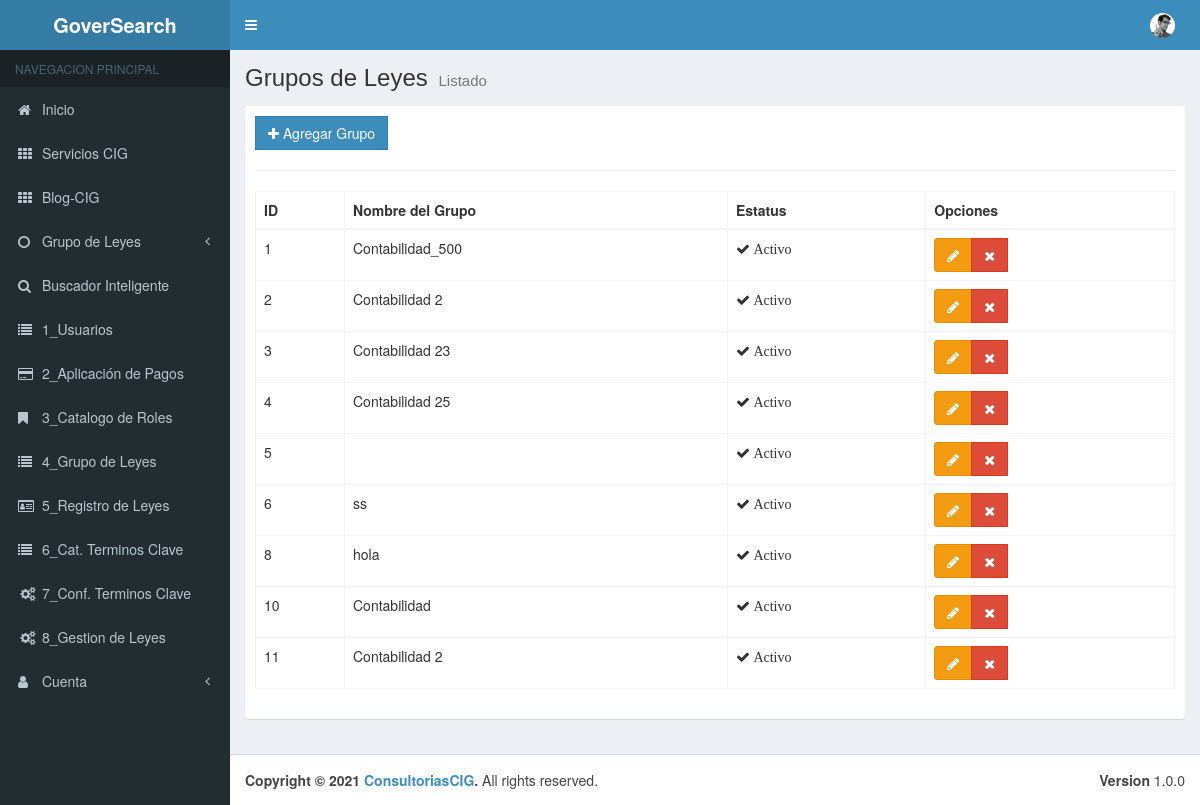
Page /Menu/cGrupo_Leyes on the earlier database version.
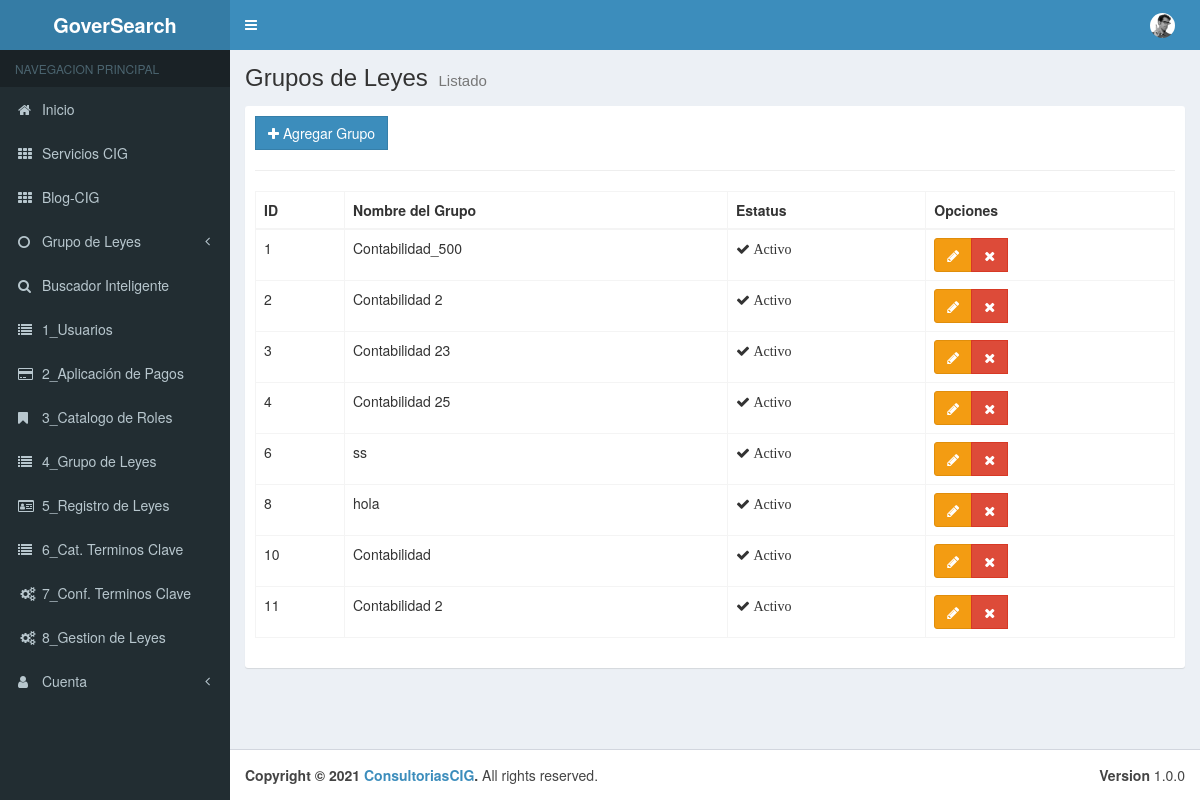
Same page on the later database version.
### tables this page shows
CREATE TABLE `tbl_gpo_leyes` (
  `pk_Gpo_Ley` int(11) NOT NULL,
  `Nombre_de_Grupo` varchar(50) NOT NULL,
  `Estado` bit(1) NOT NULL
);

### application/controllers/Menu/cGrupo_Leyes.php (called while the page is built, shortened)
<?php
class cGrupo_Leyes extends CI_Controller {
	public function __construct(){
		$this->load->model("Grupo_Leyes_Model");
		$this->load->model("Reg_Leyes_Model");
		$this->load->model("Gestion_Model");
	}
	public function index()
	{
		$aside = array(
			'cGrupos' => $this->Grupo_Leyes_Model->getGrupo_Model(),
		);
			$data = array(
			'gpleyes' =>$this->Grupo_Leyes_Model->getGrupo_Model(),
		);
		$this->load->view("layouts/header");
		$this->load->view("layouts/aside", $aside);
		$this->load->view("admin/Menu/vGrupo_Leyes/list", $data);
		$this->load->view("layouts/footer");
	}
}

### index.php (called while the page is built, shortened)
<?php
require_once BASEPATH.'core/CodeIgniter.php';

### application/models/Grupo_Leyes_Model.php (called while the page is built, shortened)
<?php
class Grupo_Leyes_Model extends CI_Model {
    public function getGrupo_Model(){
        $this->db->where("Estado","1");
        $resultados = $this->db->get("tbl_gpo_leyes");
        return $resultados->result();
    }
}

### application/views/admin/Menu/vGrupo_Leyes/list.php (the view, shortened to what this page needs)
<div class="content-wrapper">
    <section class="content-header">
        <h1>
        Grupos de Leyes
        <small>Listado</small>
        </h1>
    </section>
    <section class="content">
        <div class="box box-solid">
            <div class="box-body">
                <div class="row">
                    <div class="col-md-12">
                        <a href="<?php echo base_url();?>Menu/cGrupo_Leyes/add" class="btn btn-primary btn-flat"><span class="fa fa-plus"></span> Agregar Grupo</a>
                    </div>
                </div>
                <hr>
                <div class="row">
                    <div class="col-md-12">
                        <table id="example1" class="table table-bordered table-hover">
                            <thead>
                            <tr>
                                <th>ID</th>
                                <th>Nombre del Grupo</th>
                                <th>Estatus</th>
                                <th>Opciones</th>
                                </tr>
                            </thead>
                            <tbody>
                                <?php if(!empty($gpleyes)):?>
                                    <?php foreach($gpleyes as $gpley):?>
                                        <tr>
                                            <td><?php echo $gpley->pk_Gpo_Ley;?></td>
                                            <td><?php echo $gpley->Nombre_de_Grupo;?></td>
                                            <td>
                                                <?php if($gpley->Estado == 0): ?>
                                                    <span class="fa fa-times"> Inactivo</span>
                                                <?php else:?>
                                                    <span class="fa fa-check"> Activo</span>
                                                <?php endif;?>
                                            </td>
                                            <td>
                                                <div class="btn-group">
                                                    <a href="<?php echo base_url()?>Menu/cGrupo_Leyes/edit/<?php echo $gpley->pk_Gpo_Ley;?>" class="btn btn-warning"><span class="fa fa-pencil"></span></a>
                                                    <a href="<?php echo base_url();?>Menu/cGrupo_Leyes/delete/<?php echo $gpley->pk_Gpo_Ley;?>" class="btn btn-danger btn-flat"><span class="fa fa-remove"></span></a>
                                                </div>
                                            </td>
                                        </tr>
                                    <?php endforeach;?>
                                <?php endif;?>
                            </tbody>
                        </table>
                    </div>
                </div>
            </div>
        </div>
    </section>
</div>

Differences in the rows shown:
removed tbl_gpo_leyes: pk_Gpo_Ley "5", Estado "Activo"
